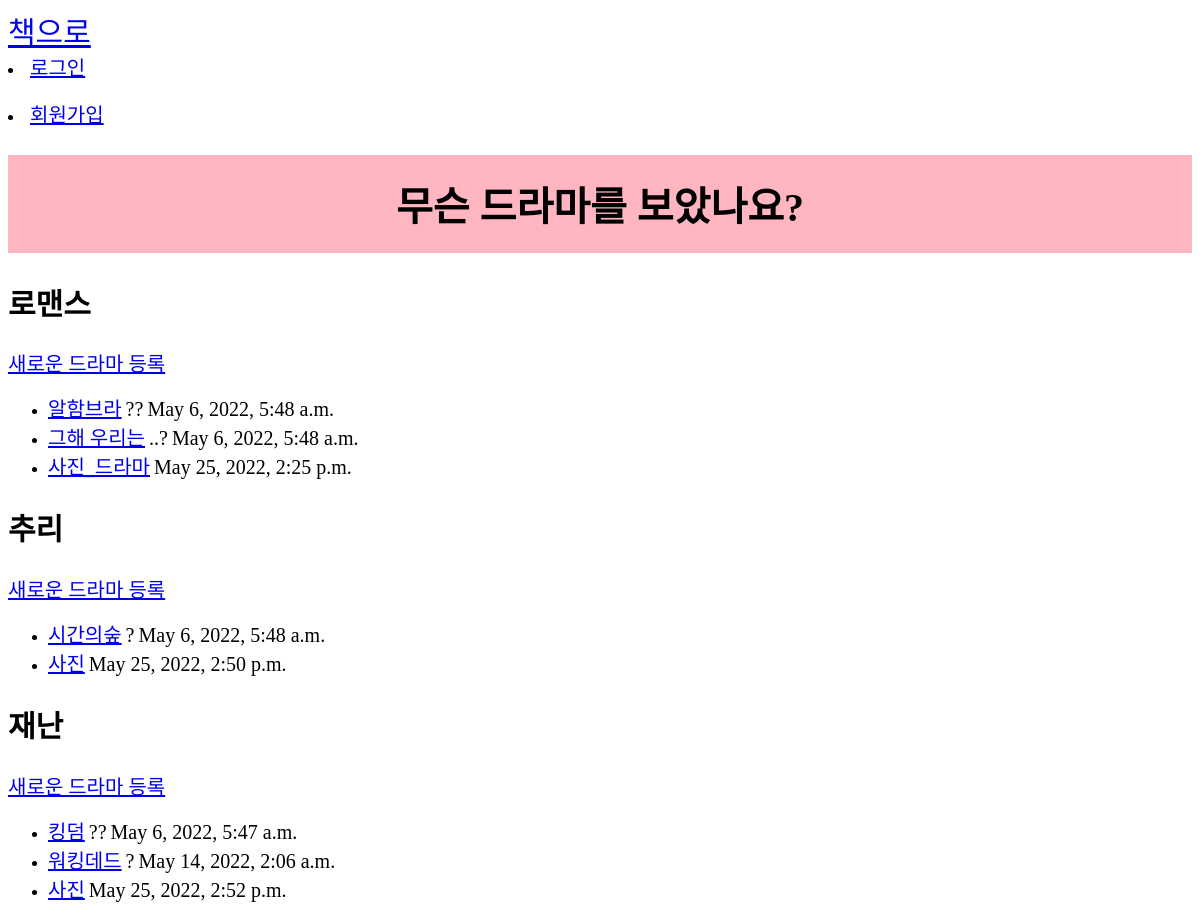
Page /drama on the committed database.
### drama/models.py (models this page shows, shortened)
class Romance(models.Model):
    title = models.CharField('Title',max_length=50, blank=True)
    author = models.CharField('Author',max_length=50, blank=True)
    upload_time = models.DateTimeField(unique=True)
    content=models.TextField('content')
    hashtag=models.ManyToManyField(R_HashTag)
    photo=models.ImageField(blank=True, null=True, upload_to="drama_photo")

class Mystery(models.Model):
    title = models.CharField('Title',max_length=50, blank=True)
    author = models.CharField('Author',max_length=50, blank=True)
    upload_time = models.DateTimeField(unique=True)
    content=models.TextField('content')
    hashtag=models.ManyToManyField(M_HashTag)
    photo=models.ImageField(blank=True, null=True, upload_to="drama_photo")

class Disaster(models.Model):
    title = models.CharField('Title',max_length=50, blank=True)
    author = models.CharField('Author',max_length=50, blank=True)
    upload_time = models.DateTimeField(unique=True)
    content=models.TextField('content')
    hashtag=models.ManyToManyField(D_HashTag)
    photo=models.ImageField(blank=True, null=True, upload_to="drama_photo")

### drama/views.py (the view)
# urls.py: path('drama',List2,name='list2'),
def List2(request):
    R_posts2=Romance.objects.filter(upload_time__lte=timezone.now()).order_by('upload_time')
    M_posts2=Mystery.objects.filter(upload_time__lte=timezone.now()).order_by('upload_time')
    D_posts2=Disaster.objects.filter(upload_time__lte=timezone.now()).order_by('upload_time')
    contexts={'R_posts2':R_posts2, 'M_posts2':M_posts2, 'D_posts2':D_posts2}
    return render(request, 'list2.html', contexts)

### drama/templates/list2.html (shortened to what this page needs)
{% load static %}
<html>
    <head>
        <link rel = "stylesheet" href="{% static 'css/list.css' %}">
        <a style="font-size:30px" href="{% url 'list' %}">책으로</a>
        <br>
        {% if not user.is_authenticated %}
        <li>
            <a href="{% url 'login' %}">로그인</a>
        </li>
        {% endif %}
        {% if not user.is_authenticated %}
        <br>
        <li>
            <a href="{% url 'signup' %}">회원가입</a>
        </li>
        {% endif %}
    </head>
    <body>
        <div class="content">
            <h1>무슨 드라마를 보았나요?</h1>
            <h2>로맨스</h2>
            <a href="{% url 'R_new2' %}">새로운 드라마 등록</a>
            <ul>
                {% for R_post2 in R_posts2 %}
                    <li><a href="{% url 'R_detail2' pk=R_post2.id %}">{{ R_post2.title }}</a>
                        <span>{{  R_post2.author }}</span>
                        <span>{{  R_post2.upload_time }}</span></li>
                {% endfor %}
            </ul>
            <h2>추리</h2>
            <a href="{% url 'M_new2' %}">새로운 드라마 등록</a>
            <ul>
                {% for M_post2 in M_posts2 %}
                    <li><a href="{% url 'M_detail2' pk=M_post2.id %}">{{ M_post2.title }}</a>
                        <span>{{  M_post2.author }}</span>
                        <span>{{  M_post2.upload_time }}</span></li>
                {% endfor %}
            </ul>
            <h2>재난</h2>
            <a href="{% url 'D_new2' %}">새로운 드라마 등록</a>
            <ul>
                {% for D_post2 in D_posts2 %}
                    <li><a href="{% url 'D_detail2' pk=D_post2.id %}">{{ D_post2.title }}</a>
                        <span>{{  D_post2.author }}</span>
                        <span>{{  D_post2.upload_time }}</span></li>
                {% endfor %}
            </ul>
        </div>
    </body>
</html>

### static/css/list.css (style rules this page uses)
* { font-family: 'LeeSeoyun'; }
h1 { background-color: lightpink; padding:20px; text-align: center; font-size: 40px; }
h2 { font-size: 30px; }
span { font-size: 20px; }
a { font-size: 20px; }

### rows in the picture
Romance: title "알함브라", author "??", upload_time "May 6, 2022, 5:48 a.m."
Romance: title "그해 우리는", author "..?", upload_time "May 6, 2022, 5:48 a.m."
Romance: title "사진_드라마", upload_time "May 25, 2022, 2:25 p.m."
Mystery: title "시간의숲", author "?", upload_time "May 6, 2022, 5:48 a.m."
Mystery: title "사진", upload_time "May 25, 2022, 2:50 p.m."
Disaster: title "킹덤", author "??", upload_time "May 6, 2022, 5:47 a.m."
Disaster: title "워킹데드", author "?", upload_time "May 14, 2022, 2:06 a.m."
Disaster: title "사진", upload_time "May 25, 2022, 2:52 p.m."
